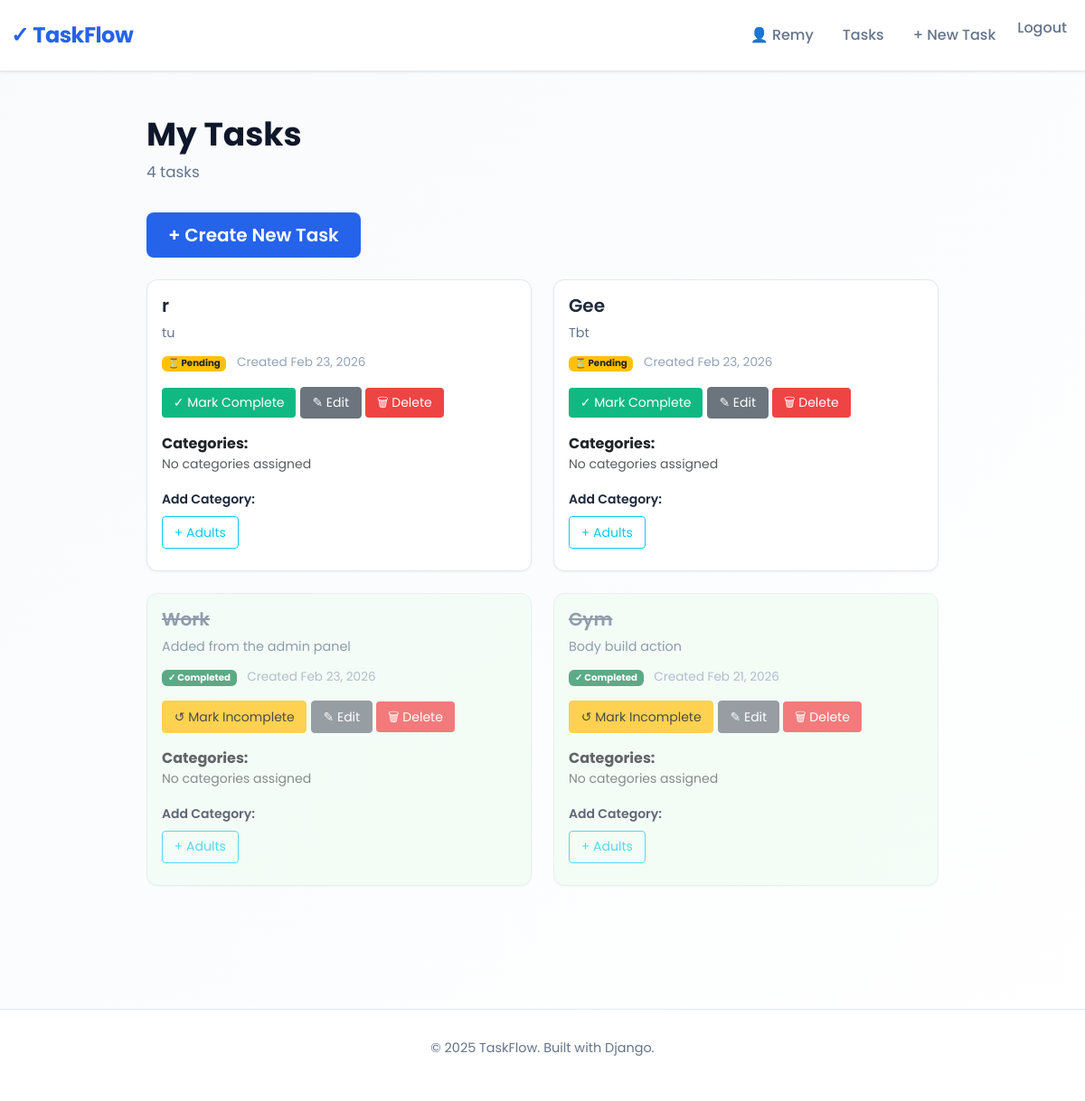
Page /tasks/ (signed in) on the committed database.
### tasks/models.py (models this page shows, shortened)
class Task(models.Model):
    user = models.ForeignKey(User, on_delete=models.CASCADE)
    title = models.CharField(max_length=200)
    description = models.TextField(blank=True, null=True)
    is_completed = models.BooleanField(default=False)
    created_at = models.DateTimeField(auto_now_add=True)
    category = models.ManyToManyField(Category, through='TaskCategory', blank=True)
    class Meta:
        ordering = ['-created_at']

class Category(models.Model):
    name = models.CharField(max_length=200, unique=True)
    created_at = models.DateTimeField(auto_now_add=True)
    class Meta:
        ordering = ['name']
        verbose_name_plural = 'Categories'

### tasks/views.py (the view)
# urls.py: path('tasks/', views.tasklist_view, name='task_list'),
@login_required
def tasklist_view(request):
    tasks = Task.objects.filter(user=request.user).order_by('-created_at')
    categories = Category.objects.all()  # ← Add this
    return render(request, 'tasks/task_list.html', {
        'tasks': tasks,
        'all_categories': categories  # ← Pass it
    })

### tasks/templates/tasks/task_list.html (shortened to what this page needs)
{% extends 'base.html' %}
{% block content %}
<div class="page-header">
    <h1>My Tasks</h1>
    <p>{{ tasks.count }} task{{ tasks.count|pluralize }}</p>
</div>
<div class="mb-4">
    <a href="{% url 'create_task' %}" class="btn btn-primary btn-lg">
        + Create New Task
    </a>
</div>
{% if tasks %}
    <div class="row">
        {% for task in tasks %}
            <div class="col-md-6 mb-4">
                <div class="card task-card {% if task.is_completed %}completed{% endif %}">
                    <div class="card-body">
                        <h5 class="task-title">{{ task.title }}</h5>
                        {% if task.description %}
                            <p class="task-description">{{ task.description }}</p>
                        {% endif %}
                        <div class="task-meta">
                            {% if task.is_completed %}
                                <span class="badge bg-success">✓ Completed</span>
                            {% else %}
                                <span class="badge bg-warning text-dark">⏳ Pending</span>
                            {% endif %}
                            <span class="ms-2">Created {{ task.created_at|date:"M d, Y" }}</span>
                        </div>
                        <div class="mt-3">
                            <form method="POST" action="{% url 'toggle_task' task.id %}" style="display: inline;">
                                <button type="submit" class="btn btn-sm {% if task.is_completed %}btn-warning{% else %}btn-success{% endif %}">
                                    {% if task.is_completed %}
                                        ↺ Mark Incomplete
                                    {% else %}
                                        ✓ Mark Complete
                                    {% endif %}
                                </button>
                            </form>
                            <a href="{% url 'edit_task' task.id %}" class="btn btn-sm btn-secondary">
                                ✎ Edit
                            </a>
                            <form method="POST" action="{% url 'delete_task' task.id %}" style="display: inline;">
                                <button type="submit" class="btn btn-sm btn-danger" onclick="return confirm('Delete this task?')">
                                    🗑 Delete
                                </button>
                            </form>
                        </div>
                        <div class="mt-3">
                            <div class="mb-2">
                                <strong>Categories:</strong>
                                {% if task.categories.all %}
                                    <div>
                                        {% for category in task.categories.all %}
                                            <span class="badge bg-info d-inline-block mb-1">
                                                {{ category.name }}
                                                <form method="POST" action="{% url 'remove_category' task.id category.id %}" style="display: inline;">
                                                    {% csrf_token %}
                                                    <button type="submit" style="background: none; border: none; color: white; cursor: pointer; font-weight: bold; padding: 0; margin-left: 5px;">×</button>
                                                </form>
                                            </span>
                                        {% endfor %}
                                    </div>
                                {% else %}
                                    <p class="text-muted small">No categories assigned</p>
                                {% endif %}
                            </div>
                <div class="mb-2">
                    <label class="form-label small" style="font-weight: 600;">Add Category:</label>
                    <div class="d-flex gap-1 flex-wrap">
                        {% for category in all_categories %}
                            <form method="POST" action="{% url 'assign_category' task.id category.id %}" style="display: inline;">
                                <button type="submit" class="btn btn-sm btn-outline-info">
                                    + {{ category.name }}
                                </button>
                            </form>
                        {% endfor %}
                    </div>
                </div>
                        </div>
                    </div>
                </div>
            </div>
        {% endfor %}
    </div>
{% endif %}
{% endblock %}

### tasks/templates/base.html (shortened to what this page needs)
<!DOCTYPE html>
<html lang="en">
<head>
    <link href="https://cdn.jsdelivr.net/npm/bootstrap@5.3.0/dist/css/bootstrap.min.css" rel="stylesheet">
</head>
<body>
    <nav class="navbar navbar-expand-lg">
        <div class="container-fluid">
            <a class="navbar-brand" href="{% url 'task_list' %}">✓ TaskFlow</a>
            <div class="collapse navbar-collapse" id="navbarNav">
                <ul class="navbar-nav ms-auto">
                    {% if user.is_authenticated %}
                        <li class="nav-item">
                            <span class="nav-link" style="cursor: default;">👤 {{ user.username }}</span>
                        </li>
                        <li class="nav-item">
                            <a class="nav-link" href="{% url 'task_list' %}">Tasks</a>
                        </li>
                        <li class="nav-item">
                            <a class="nav-link" href="{% url 'create_task' %}">+ New Task</a>
                        </li>
                        <li class="nav-item">
                            <form method="POST" action="{% url 'logout' %}" style="display: inline;">
                                <button type="submit" class="nav-link" style="background: none; border: none; cursor: pointer; padding: 0;">Logout</button>
                            </form>
                        </li>
                    {% endif %}
                </ul>
            </div>
        </div>
    </nav>
    <main>
        <div class="container container-custom">
            {% block content %}{% endblock %}
        </div>
    </main>
    <footer>
        <div class="container-fluid">
            <p>&copy; 2025 TaskFlow. Built with Django.</p>
        </div>
    </footer>
</body>
</html>

### tasks/templates/base.html (style rules this page uses)
:root { --primary: #2563eb; --primary-dark: #1e40af; --success: #10b981; --danger: #ef4444; --light-bg: #f8fafc; --border: #e2e8f0; --text-muted: #64748b; }
* { font-family: 'Poppins', sans-serif; }
body { background: linear-gradient(135deg, var(--light-bg) 0%, #ffffff 100%); color: #1e293b; min-height: 100vh; display: flex; flex-direction: column; }
.navbar { background: white; box-shadow: 0 1px 3px rgba(0, 0, 0, 0.08); border-bottom: 1px solid var(--border); padding: 1rem 0; }
.navbar-brand { font-weight: 700; font-size: 1.5rem; color: var(--primary) !important; letter-spacing: -0.5px; }
.nav-link { color: var(--text-muted) !important; font-weight: 500; transition: color 0.2s; margin: 0 0.5rem; }
main { flex: 1; padding: 3rem 0; }
.container-custom { max-width: 900px; }
.card { border: 1px solid var(--border); box-shadow: 0 1px 3px rgba(0, 0, 0, 0.05); border-radius: 0.75rem; transition: all 0.3s ease; }
.btn-primary { background: var(--primary); border: none; font-weight: 600; padding: 0.6rem 1.5rem; border-radius: 0.5rem; transition: all 0.2s; }
.btn-sm { padding: 0.4rem 0.8rem; font-size: 0.875rem; }
.btn-success { background: var(--success); border: none; }
.btn-danger { background: var(--danger); border: none; }
.form-label { font-weight: 600; color: #1e293b; margin-bottom: 0.5rem; }
footer { background: white; border-top: 1px solid var(--border); padding: 2rem 0; margin-top: 4rem; color: var(--text-muted); text-align: center; font-size: 0.9rem; }
.task-card { transition: all 0.3s ease; }
.task-card.completed { opacity: 0.7; background: #f0fdf4; }
.task-card.completed .task-title { text-decoration: line-through; color: var(--text-muted); }
.task-title { font-weight: 600; margin: 0; color: #1e293b; }
.task-description { font-size: 0.9rem; color: var(--text-muted); margin: 0.5rem 0 0 0; }
.task-meta { font-size: 0.85rem; color: #94a3b8; margin-top: 0.75rem; }
.page-header { margin-bottom: 2rem; }
.page-header h1 { font-size: 2.25rem; font-weight: 700; color: #0f172a; margin-bottom: 0.5rem; }
.page-header p { color: var(--text-muted); font-size: 1.05rem; }
a { color: var(--primary); text-decoration: none; transition: color 0.2s; }

### rows in the picture
Task: title "r", description "tu", is_completed "⏳ Pending", created_at "Feb 23, 2026"
Category: name "Adults"
Task: title "Gee", description "Tbt", is_completed "⏳ Pending", created_at "Feb 23, 2026"
Task: title "Work", description "Added from the admin panel", is_completed "✓ Completed", created_at "Feb 23, 2026"
Task: title "Gym", description "Body build action", is_completed "✓ Completed", created_at "Feb 21, 2026"

### other values in the picture
{{ user.username }} "Remy"
{{ tasks.count }} "4"
